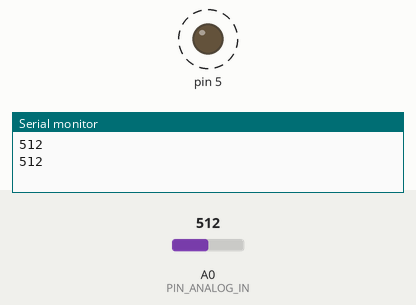
This sketch was run on a simulated Arduino Uno, built with avr-gcc and run on an emulated ATmega328P. On the bench: output pins drawn as LEDs (lit = HIGH), the last lines printed to the serial monitor. Dashed ring = blinking. The test bench sets the inputs (shaded band); at power-on: A0 (PIN_ANALOG_IN) = 512.

Above: at 1.8 s.
1.9 s: A0 (PIN_ANALOG_IN) set to 315
5.4 s: A0 (PIN_ANALOG_IN) set to 286
At 6.0 s:
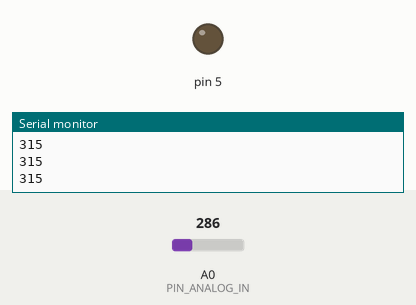
7.0 s: A0 (PIN_ANALOG_IN) set to 306
At 7.3 s:
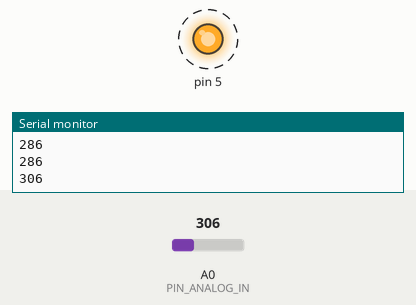
11.0 s: A0 (PIN_ANALOG_IN) set to 290
At 12.0 s:
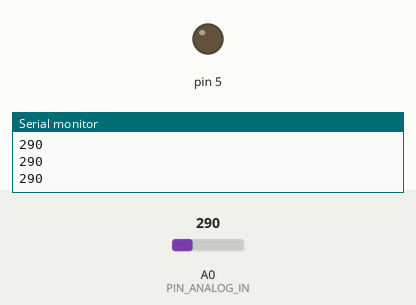
Timing chart, 0 to 13.5 s (numbered marks = the images above; inputs shaded):
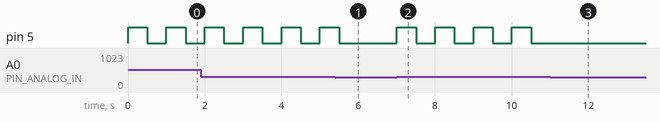

Measured:
- the behaviour switches between 301 and 300 on A0 (PIN_ANALOG_IN) (found by bisection; images 0 and 1)
- after the input at 5.4 s, pin 5: goes on until 5.5 s, then stays LOW
- after the input at 7.0 s, pin 5: alternates HIGH for 0.50 s and LOW for 0.50 s, starting at once
- after the input at 11.0 s, pin 5: stops changing and stays LOW
- by itself, pin 5: alternates HIGH for 0.50 s and LOW for 0.50 s

The sketch:

Project_10_Sound_Sensor_Control_LED.ino
```cpp
//**********************************************************************************
/*
 * 名称   : Sound_Sensor_Control_LED
 * 功能   : 声音传感器控制LED
 * 作者   : http://www.keyes-robot.com/
*/
int item = 0;  //设置item为0
int PIN_ANALOG_IN = A0;   //声音传感器的引脚定义为A0

void setup() {
  Serial.begin(9600); //设置串口波特率为9600
  pinMode(PIN_ANALOG_IN, INPUT);    //将传感器的引脚设置为输入模式
  pinMode(5, OUTPUT);  // 设置led引脚为输出模式.
}

void loop() {
  item = analogRead(PIN_ANALOG_IN);    //读取传感器的模拟信号
  Serial.println(item);  //串口打印声音传感器输出的模拟信号
  if (item > 300) {  //模拟值大于300
    digitalWrite(5, HIGH);  //打开LED
    delay(500);  //延迟 500ms
    digitalWrite(5, LOW);  //关闭LED
    delay(500);  //延迟 500ms
  } else {  //模拟值小于等于300
    digitalWrite(5, LOW);  //关闭LED
  }
}
//**********************************************************************************
```
